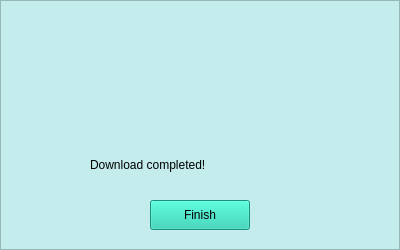
<?xml version="1.0" encoding="UTF-8"?>
<ui version="4.0">
 <class>downloadPopUp</class>
 <widget class="QWidget" name="downloadPopUp">
  <property name="geometry">
   <rect>
    <x>0</x>
    <y>0</y>
    <width>400</width>
    <height>250</height>
   </rect>
  </property>
  <property name="windowTitle">
   <string>Form</string>
  </property>
  <property name="styleSheet">
   <string notr="true">background-color: rgb(196, 236, 236);</string>
  </property>
  <widget class="QFrame" name="downloadPopUp_frame">
   <property name="geometry">
    <rect>
     <x>0</x>
     <y>0</y>
     <width>400</width>
     <height>250</height>
    </rect>
   </property>
   <property name="frameShape">
    <enum>QFrame::StyledPanel</enum>
   </property>
   <property name="frameShadow">
    <enum>QFrame::Raised</enum>
   </property>
   <widget class="QPushButton" name="finish_button">
    <property name="geometry">
     <rect>
      <x>150</x>
      <y>200</y>
      <width>100</width>
      <height>30</height>
     </rect>
    </property>
    <property name="toolTip">
     <string>&lt;html&gt;&lt;head/&gt;&lt;body&gt;&lt;p align=&quot;center&quot;&gt;&lt;br/&gt;&lt;/p&gt;&lt;/body&gt;&lt;/html&gt;</string>
    </property>
    <property name="styleSheet">
     <string notr="true">font: 12pt &quot;Segoe UI&quot;;
background-color: rgb(28, 206, 176);</string>
    </property>
    <property name="text">
     <string>Finish</string>
    </property>
    <property name="checkable">
     <bool>false</bool>
    </property>
   </widget>
   <widget class="QLabel" name="download_label">
    <property name="geometry">
     <rect>
      <x>90</x>
      <y>140</y>
      <width>210</width>
      <height>50</height>
     </rect>
    </property>
    <property name="toolTip">
     <string>&lt;html&gt;&lt;head/&gt;&lt;body&gt;&lt;p align=&quot;center&quot;&gt;&lt;br/&gt;&lt;/p&gt;&lt;/body&gt;&lt;/html&gt;</string>
    </property>
    <property name="styleSheet">
     <string notr="true">font: 16pt &quot;Segoe UI&quot;;</string>
    </property>
    <property name="text">
     <string>Download completed!</string>
    </property>
   </widget>
   <widget class="QLabel" name="logo">
    <property name="geometry">
     <rect>
      <x>140</x>
      <y>30</y>
      <width>121</width>
      <height>111</height>
     </rect>
    </property>
    <property name="text">
     <string/>
    </property>
    <property name="pixmap">
     <pixmap>../../LFP/images/images/icon_blueBackground.png</pixmap>
    </property>
    <property name="scaledContents">
     <bool>true</bool>
    </property>
   </widget>
  </widget>
 </widget>
 <resources/>
 <connections/>
</ui>
